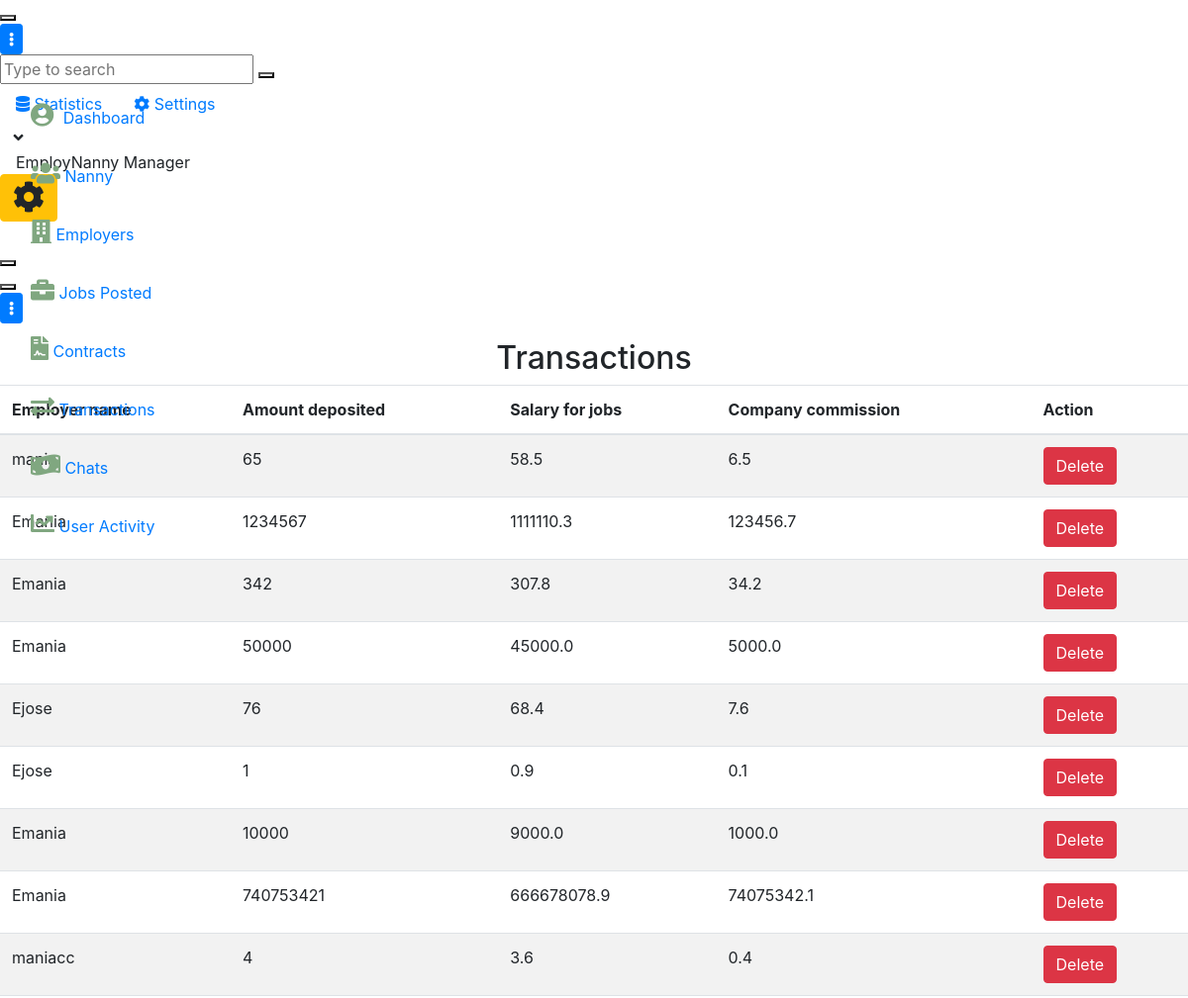
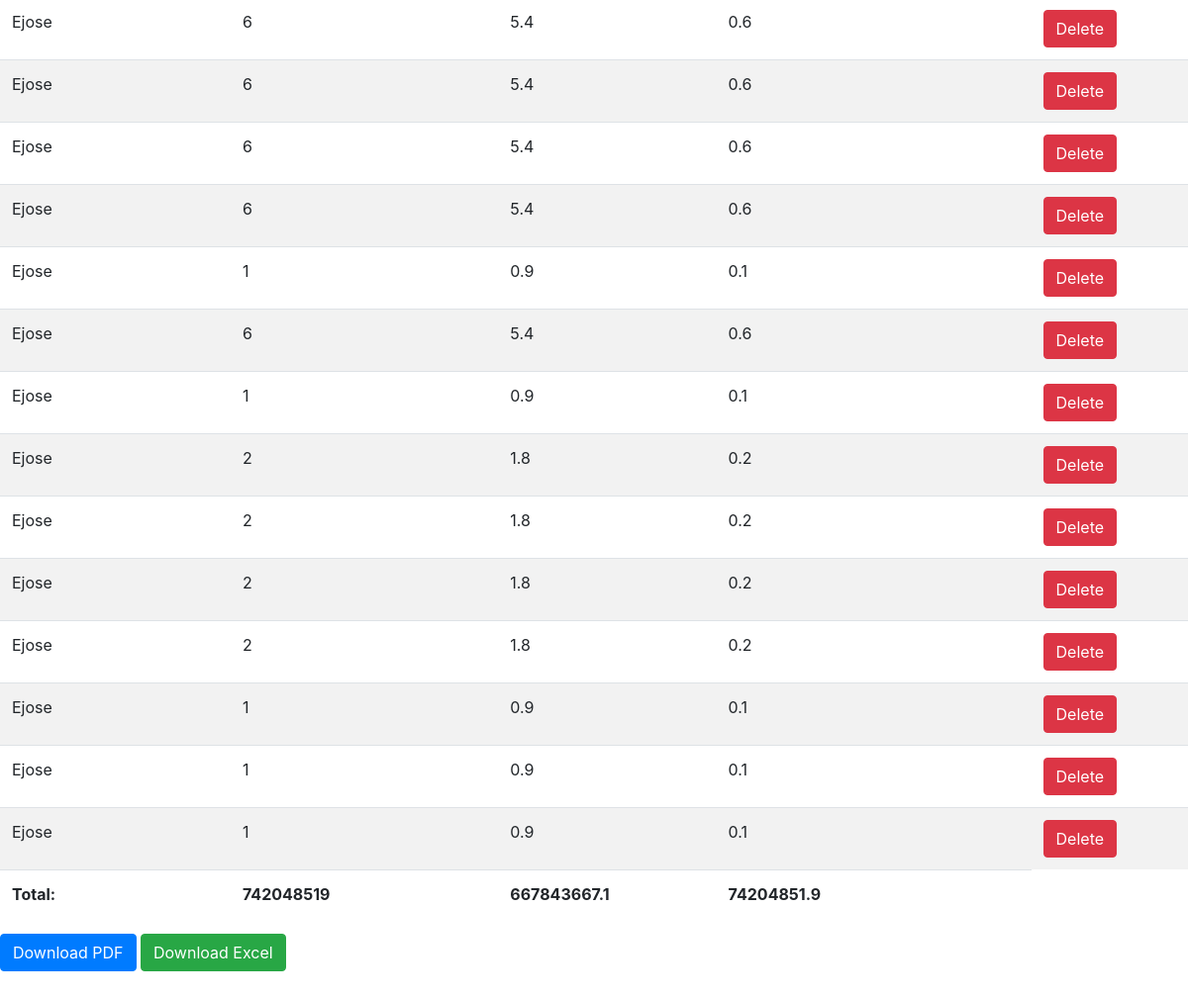
The app's page /reports/transaction_list/ with its own data (2 pictures, top to bottom).
### payment/models.py (models this page shows, shortened)
class Payment(models.Model):
    PAYMENT_STATUS_CHOICES = [
        ('pending', 'Pending'),
        ('success', 'Success'),
        ('failure', 'Failure'),
    ]
    user = models.ForeignKey(User, on_delete=models.CASCADE)
    phone_number = models.PositiveIntegerField()
    amount = models.IntegerField()
    timestamp = models.DateTimeField(auto_now_add=True)
    status = models.CharField(
        max_length=10, choices=PAYMENT_STATUS_CHOICES, default='pending')
    description = models.TextField()

### AdminReports/views.py (the view)
# urls.py: path('transaction_list/', views.transaction_list, name='transaction_list'),
def transaction_list(request):
    payments = Payment.objects.all()
    total_amount = payments.aggregate(Sum('amount'))['amount__sum']
    total_commission = round(total_amount * 0.1, 2)
    total_salary = round(total_amount*0.9, 2)
    for payment in payments:
        payment.company_commission = round(payment.amount * 0.1, 2)
        payment.salary = round(payment.amount - payment.company_commission, 2)
    context = {
        'payments': payments,
        'total_amount': total_amount,
        'total_commission': total_commission,
        'total_salary': total_salary
    }
    return render(request, 'admin/transaction_list.html', context)

### AdminReports/templates/admin/transaction_list.html
  {% extends 'admin/baseadmin.html' %}
{% block content %}
</div>
                <div class="app-main__outer">
<div class="app-main__inner">
<h2 class="text-center">Transactions </h2>
  <table class="table table-striped table-hover">
    <thead>
      <tr>
        <th>Employer name</th>
        <th>Amount deposited</th>
        <th>Salary for jobs</th>
        <th>Company commission</th>
        <th>Action</th>
      </tr>
    </thead>
    <tbody>
      {% for payment in payments %}
      <tr>
        <td>{{ payment.user.username }}</td>
        <td>{{ payment.amount }}</td>
        <td>{{ payment.salary }}</td>
        <td>{{ payment.company_commission }}</td>
        <td><a href="{% url 'delete_transaction' payment.id %}" class="btn btn-danger">Delete</a></td>
      </tr>
      {% endfor %}
    </tbody>
    <tfoot>
      <tr>
        <td><strong>Total:</strong></td>
        <td><strong>{{ total_amount }}</strong></td>
        <td><strong>{{ total_salary }}</strong></td>
        <td><strong>{{ total_commission }}</strong></td>
      </tr>
    </tfoot>
  </table>
<a href="{% url 'generate_transaction_pdf' %}" class="btn btn-primary">Download PDF</a>
<a href="{% url 'export-excel' %}" class="btn btn-success">Download Excel</a>
</div>
</div>
{% endblock content %}

### records on screen
Payment: user.username "mania", amount "65", salary "58.5", company_commission "6.5"
Payment: user.username "Emania", amount "1234567", salary "1111110.3", company_commission "123456.7"
Payment: user.username "Emania", amount "342", salary "307.8", company_commission "34.2"
Payment: user.username "Emania", amount "50000", salary "45000.0", company_commission "5000.0"
Payment: user.username "Ejose", amount "76", salary "68.4", company_commission "7.6"
Payment: user.username "Ejose", amount "1", salary "0.9", company_commission "0.1"
Payment: user.username "Emania", amount "10000", salary "9000.0", company_commission "1000.0"
Payment: user.username "Emania", amount "740753421", salary "666678078.9", company_commission "74075342.1"
Payment: user.username "maniacc", amount "4", salary "3.6", company_commission "0.4"
Payment: user.username "Ejose", amount "6", salary "5.4", company_commission "0.6"
Payment: user.username "Ejose", amount "6", salary "5.4", company_commission "0.6"
Payment: user.username "Ejose", amount "6", salary "5.4", company_commission "0.6"
Payment: user.username "Ejose", amount "6", salary "5.4", company_commission "0.6"
Payment: user.username "Ejose", amount "1", salary "0.9", company_commission "0.1"
Payment: user.username "Ejose", amount "6", salary "5.4", company_commission "0.6"
Payment: user.username "Ejose", amount "1", salary "0.9", company_commission "0.1"
Payment: user.username "Ejose", amount "2", salary "1.8", company_commission "0.2"
Payment: user.username "Ejose", amount "2", salary "1.8", company_commission "0.2"
Payment: user.username "Ejose", amount "2", salary "1.8", company_commission "0.2"
Payment: user.username "Ejose", amount "2", salary "1.8", company_commission "0.2"
Payment: user.username "Ejose", amount "1", salary "0.9", company_commission "0.1"
Payment: user.username "Ejose", amount "1", salary "0.9", company_commission "0.1"
Payment: user.username "Ejose", amount "1", salary "0.9", company_commission "0.1"

### other values on screen
{{ total_amount }} "742048519"
{{ total_salary }} "667843667.1"
{{ total_commission }} "74204851.9"
